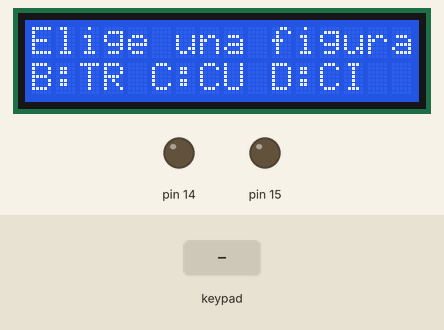
A sketch run on a simulated Arduino Uno, built with avr-gcc and run on an emulated ATmega328P. Parts: 16×2 character LCD, output pins drawn as LEDs (lit = HIGH). The test bench sets the inputs (shaded band).

Above: at 1.2 s.
1.3 s: key 'B' pressed
At 1.9 s:
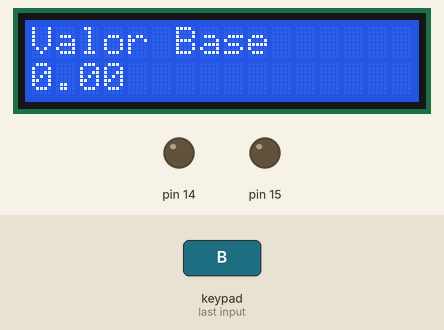
2.8 s: keypad keys 1 1 1 0 9 8 A pressed 0.4 s apart
At 5.9 s:
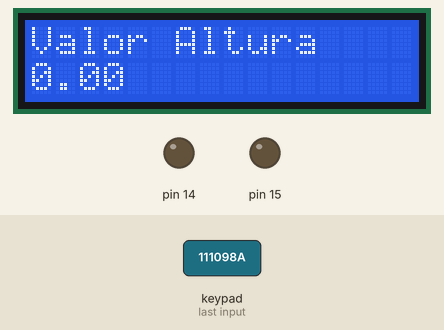
7.1 s: key 'A' pressed
At 8.3 s:
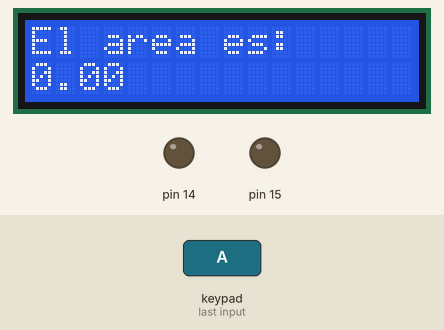
8.6 s: keypad keys 1 1 1 0 9 8 D pressed 0.4 s apart
At 12.1 s:
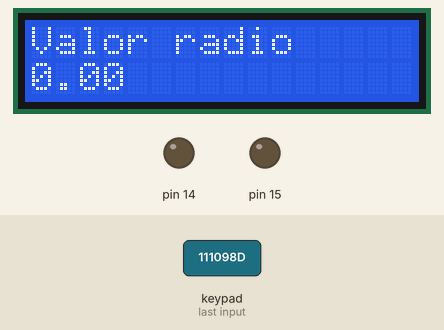
12.9 s: keypad keys 1 6 1 7 1 8 1 9 A pressed 0.4 s apart
At 16.5 s:
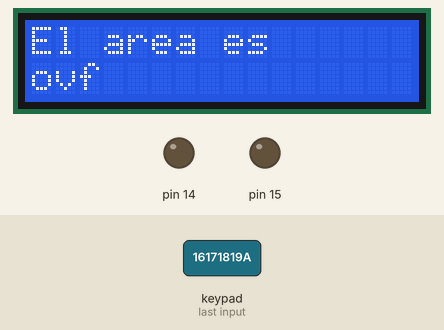
18.0 s: keypad keys 1 3 9 7 2 2 A pressed 0.4 s apart
At 21.6 s:
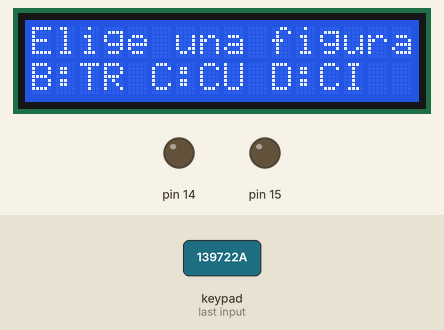
Timing chart, 0 to 23.1 s (numbered marks = the images above; inputs shaded):
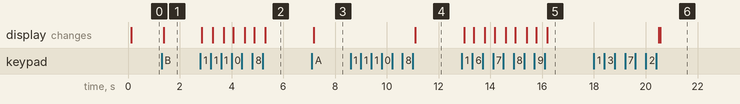

The sketch:

Areas.ino
```cpp
#include <LiquidCrystal.h>    //Libreria pantalla lcd
#include <Keypad.h>           //Libreria teclado

LiquidCrystal lcd (1,2,4,5,6,7);   //Inicializa la lcd

const byte rowsCount = 4;          //filas
const byte columsCount = 4;        //Columnas

char keys[rowsCount][columsCount] = {
   { '1','2','3', 'A' },
   { '4','5','6', 'B' },
   { '7','8','9', 'C' },
   { '*','0','#', 'D' }
};

const byte rowPins[rowsCount] = { 11, 10, 9, 8 };
const byte columnPins[columsCount] = { 16, 17, 18, 19 };

Keypad keypad = Keypad(makeKeymap(keys), rowPins, columnPins, rowsCount, columsCount);

char key; //Entrada
double base  =0; //Entrada
double altura=0; //Entrada
double radio =0; //Entrada
double area  =0; //Entrada
char dato[6]={48,48,48,48,48,48}; //Entrada
double valor=0; //Entrada
int pantalla=0; //Entrada

void setup() {
  lcd.begin(16,2);
  pinMode(14,OUTPUT);
  pinMode(15,OUTPUT);
  pinMode(12,INPUT);
}

void cambio(){
     if (key == 'A'){
      lcd.clear();
      valor=0;
      dato[0]=48;
      dato[1]=48;
      dato[2]=48;
      dato[3]=48;
      dato[4]=48;
      dato[5]=48;
      pantalla++;
      area=0;
    }
}

void numero(){

  if ( key != 'A' && key != 'B' && key != 'C' && key != 'D' && key != '*' && key != '#' && key != 0){
    dato[0]=dato[1];
    dato[1]=dato[2];
    dato[2]=dato[3];
    dato[3]=dato[4];
    dato[4]=dato[5];
    dato[5]=key;
    valor=(dato[0]-48)*100000+(dato[1]-48)*10000+(dato[2]-48)*1000+(dato[3]-48)*100+(dato[4]-48)*10+(dato[5]-48);
  }
}

void triangulo(){
  cambio();
  if (pantalla>3){
    pantalla=0;
  }
  if (pantalla==1){ //Cambio de pantalla
    lcd.setCursor(0,0);
    lcd.write("Valor Base"); //Salida
    numero();
    base=valor;
    lcd.setCursor(0,1);
    lcd.print(base);
  }
  if (pantalla==2){ //Cambio de pantalla
    lcd.setCursor(0,0);
    lcd.write("Valor Altura"); //Salida
    numero();
    altura=valor;
    lcd.setCursor(0,1);
    lcd.print(altura);
  }
  if (pantalla==3){ //Cambio de pantalla
    lcd.setCursor(0,0);
    lcd.write("El area es:"); //Salida
    area= (base*altura)/2; //Proceso
    lcd.setCursor(0,1);
    lcd.print(area);
  }
}

void cuadrado(){
  cambio();
  if (pantalla>7){
    pantalla=0;
  }
  if (pantalla==5){ //Cambio de pantalla
    lcd.setCursor(0,0);
    lcd.write("Valor Base");
    numero();
    base=valor;
    lcd.setCursor(0,1);
    lcd.print(base);
  }
  if (pantalla==6){ //Cambio de pantalla
    lcd.setCursor(0,0);
    lcd.write("Valor Altura"); //Salida
    numero();
    altura=valor;
    lcd.setCursor(0,1);
    lcd.print(altura);
  }
  if (pantalla==7){ //Cambio de pantalla
    lcd.setCursor(0,0);
    lcd.write("El area es:"); //Salida
    area= base*altura;
    lcd.setCursor(0,1);
    lcd.print(area);
  }
}

void circulo(){
   cambio();
  if (pantalla>10){
    pantalla=0;
  }
  if (pantalla==9){ //Cambio de pantalla
    lcd.setCursor(0,0);
    lcd.write("Valor radio"); //Entrada
    numero();
    radio=valor;
    lcd.setCursor(0,1);
    lcd.print(radio); //Salida
  }
  if (pantalla==10){ //Cambio de pantalla
    lcd.setCursor(0,0);
    lcd.write("El area es"); //Salida
    area=(3.141592)*radio*radio; //Proceso
    lcd.setCursor(0,1);
    lcd.print(area); //Salida
  }
}

void loop() {
   key = keypad.getKey();
   delay(50);

   if (pantalla==0){
    lcd.setCursor(0,0);
    lcd.write("Elige una figura"); //Salida
    lcd.setCursor(0,1);
    lcd.write("B:TR C:CU D:CI"); //Salida
   }

   if (key=='B'){
     lcd.clear();
     pantalla=1;
   }
    if (pantalla<=3 && pantalla>=1){
      triangulo();
    }

   if (key=='C'){
     lcd.clear();
     pantalla=5;
   }
    if (pantalla<=7 && pantalla>=5){
      cuadrado();
    }

    if (key=='D'){
     lcd.clear();
     pantalla=9;
   }
    if (pantalla<=10 && pantalla>=9){
      circulo();
    }
}
```

Measured:
- after the input at 1.3 s, the display: changes after 0.08 s (image 1)
- after the input at 2.8 s, the display: first changes after 0.06 s (image 2 shows a later state)
- after the input at 7.1 s, the display: changes after 0.07 s (image 3)
- after the input at 8.6 s, the display: changes after 2.5 s (image 4)
- after the input at 12.9 s, the display: first changes after 0.09 s (image 5 shows a later state)
- after the input at 18.0 s, the display: first changes after 2.5 s (image 6 shows a later state)
